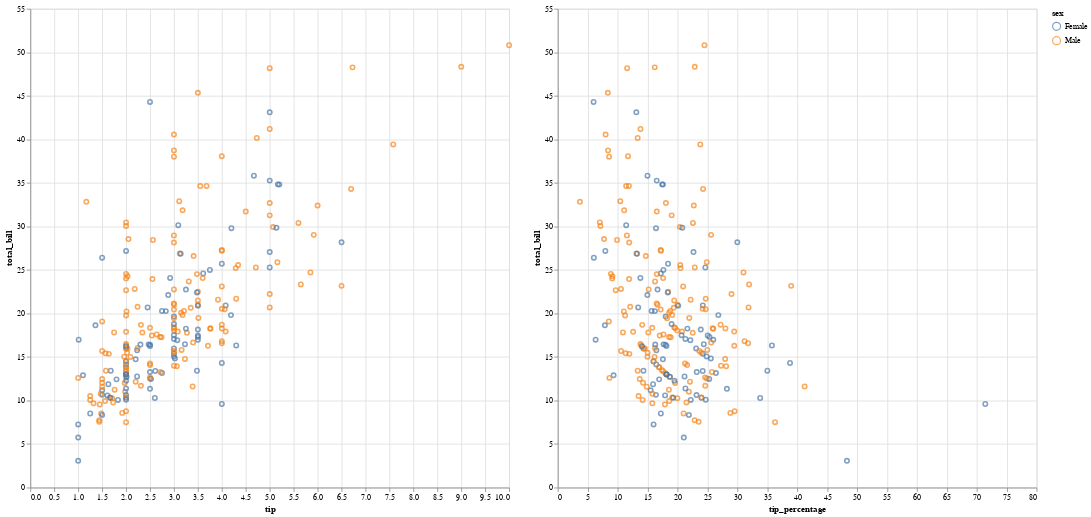

Write notebook code for a chart like this one.
### Markdown cell above
**Although this is its main purpose, it's also great for making interactive charts and graphs that allow you to see your data in different ways.**

### Code cell
brush = alt.selection_interval()

chart_int = alt.Chart(df).mark_point().encode(
    y='total_bill:Q',
    color=alt.condition(brush, 'sex:N', alt.value('lightgray'))
).properties(
    width=600,
    height=600
).add_selection(
    brush
)

chart_int.encode(x='tip:Q') | chart_int.encode(x='tip_percentage:Q')

### Figure 1 — Vega-Lite specification as saved in the notebook (floating-point values rounded to 4 significant figures; data arrays with more than 128 entries replaced by an {"elided": "..."} marker saying what was removed)
{"config": {"view": {"continuousWidth": 400, "continuousHeight": 300}}, "hconcat": [{"mark": "point", "encoding": {"color": {"condition": {"type": "nominal", "field": "sex", "selection": "selector001"}, "value": "lightgray"}, "x": {"type": "quantitative", "field": "tip"}, "y": {"type": "quantitative", "field": "total_bill"}}, "height": 600, "selection": {"selector001": {"type": "interval"}}, "width": 600}, {"mark": "point", "encoding": {"color": {"condition": {"type": "nominal", "field": "sex", "selection": "selector001"}, "value": "lightgray"}, "x": {"type": "quantitative", "field": "tip_percentage"}, "y": {"type": "quantitative", "field": "total_bill"}}, "height": 600, "selection": {"selector001": {"type": "interval"}}, "width": 600}], "data": {"name": "data-77fb1035d20908deb443a56b16d809bb"}, "$schema": "https://vega.github.io/schema/vega-lite/v4.8.1.json", "datasets": {"data-77fb1035d20908deb443a56b16d809bb": {"elided": "243 records"}}}
